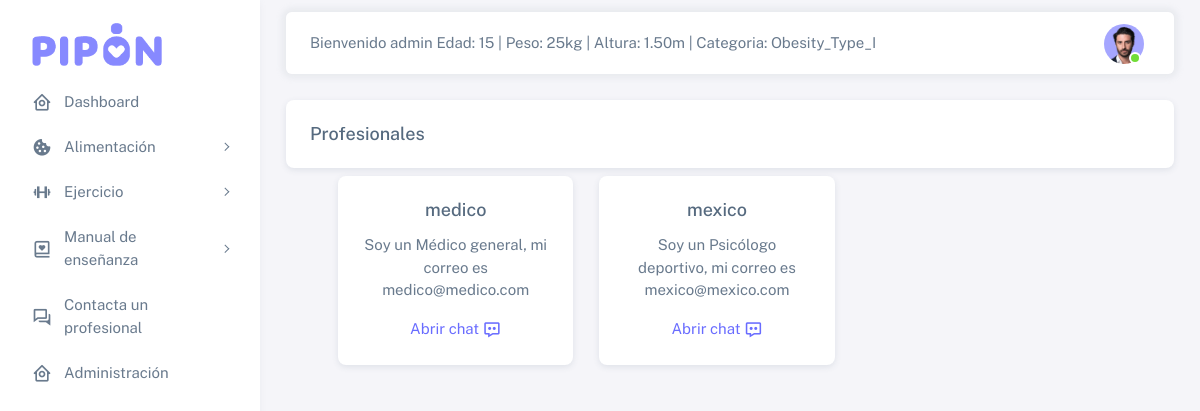
Page /src/views/html/profesionales.php (signed in) on the committed database.
### tables this page shows
CREATE TABLE `usuarios` (
  `id` varchar(120) NOT NULL,
  `usuario` varchar(255) DEFAULT NULL,
  `password` char(110) NOT NULL,
  `email` varchar(100) NOT NULL,
  `rol` int(11) NOT NULL DEFAULT 2,
  `id_number` varchar(64) DEFAULT NULL,
  `id_profession` int(11) DEFAULT NULL
);

CREATE TABLE `profesiones` (
  `id` int(11) NOT NULL,
  `nombre` varchar(1020) NOT NULL
);

### src/model/user.php (called while the page is built, shortened)
<?php
class User
{
    public static function getAllProfessional(){
        try {
            $dbObj = new Database();
            $db = $dbObj->connect();
            $query = $db->prepare("SELECT u.id, u.usuario, u.email, c.nombre FROM usuarios u INNER JOIN profesiones c ON c.id = u.id_profession WHERE u.rol = 3");
            $query->execute();
            return $query->fetchAll(PDO::FETCH_ASSOC);
        } catch (PDOException $e) {
            throw $e;
        }
    }
}

### src/views/html/profesionales.php (the view, shortened to what this page needs)
<!DOCTYPE html>
<html
  lang="en"
  class="light-style layout-menu-fixed"
  dir="ltr"
  data-theme="theme-default"
  data-assets-path="../assets/"
  data-template="vertical-menu-template-free"
>
  <head>
    <link rel="stylesheet" href="../assets/vendor/fonts/boxicons.css" />
    <link rel="stylesheet" href="../assets/vendor/css/core.css" class="template-customizer-core-css" />
    <link rel="stylesheet" href="../assets/vendor/css/theme-default.css" class="template-customizer-theme-css" />
    <link rel="stylesheet" href="../assets/css/demo.css" />
    <link rel="stylesheet" href="../assets/vendor/libs/perfect-scrollbar/perfect-scrollbar.css" />
  </head>
  <body>
  <?php include_once "../../model/user.php";
  $dataUsers = User::getAllProfessional();
  ?>
    <div class="layout-wrapper layout-content-navbar">
  	<div class="layout-container">
  		<?php include_once "./templates/aside.php"; ?>
  		<div class="layout-page">
  			<?php include_once "./templates/navbar.php"; ?>
  			<div class="content-wrapper">
  				<div class="container-xxl flex-grow-1 container-p-y">
  					<div class="card">
  						<h5 class="card-header">Profesionales</h5>
  					</div>
  					<div class="container-fluid">
  						<div class="row">
  							<div class="col-md-8">
  								<div class="container text-center mt-2">
  									<div class="row row-cols-4">
  										<?php foreach ($dataUsers as $currentUser) : ?>
  										<div class="col-sm-6 mb-3 mb-sm-4">
  											<div class="card">
  												<div class="card-body">
  													<h5 class="card-title" professional-name="<?php echo $currentUser["usuario"]; ?>"><?php echo $currentUser["usuario"]; ?></h5>
  													<p class="card-text">Soy un <?php echo $currentUser["nombre"]; ?>, mi correo es <?php echo $currentUser["email"]; ?></p>
  													<a href="#" class="card-link" id="<?php echo $currentUser["id"]; ?>">Abrir chat <i class='bx bx-message-dots'></i></a>
  												</div>
  											</div>
  										</div>
  										<?php endforeach; ?>
  									</div>
  								</div>
  							</div>
  							</div>
  						</div>
  					</div>
  				</div>
  </body>
</html>

### rows in the picture
usuarios: usuario "medico", id_profession.nombre "Médico general", email "medico@medico.com"
usuarios: usuario "mexico", id_profession.nombre "Psicólogo deportivo", email "mexico@mexico.com"

### other values in the picture
$_SESSION['username'] "admin"
$_SESSION['user']['edad'] "15"
$_SESSION['user']['peso'] "25"
$_SESSION['user']['altura'] "1.50"
$_SESSION['user']['tipo'] "Obesity_Type_I"
